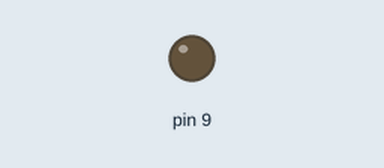
This sketch was run on a simulated Arduino Uno, built with avr-gcc and run on an emulated ATmega328P. On the bench: output pins drawn as LEDs (lit = HIGH).

Above: at 0.05 s.
At 1.05 s:
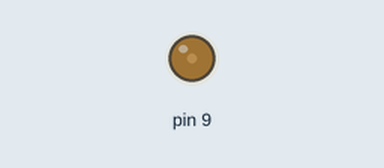
At 2.1 s:
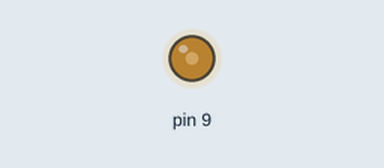
At 4.2 s:
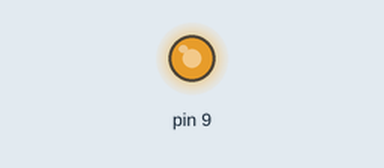
Timing chart, 0 to 5.5 s (numbered marks = the images above):
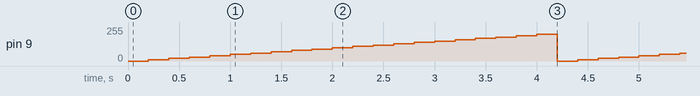

The sketch:

sketch_jun28a_LEDandIR.ino
```cpp
//Turn on all LEDs at once by pressing a key and then turn them off using another key

int fade;

void setup() {
pinMode(9, OUTPUT);

}

void loop() {

 for(fade = 0; fade<=200; fade+=10)
 {
    analogWrite(9, fade);
    delay(200);
 }
}
```

Measured:
- by itself, pin 9: ramps from 0/255 to 200/255 and jumps back, once every 4.2 s
